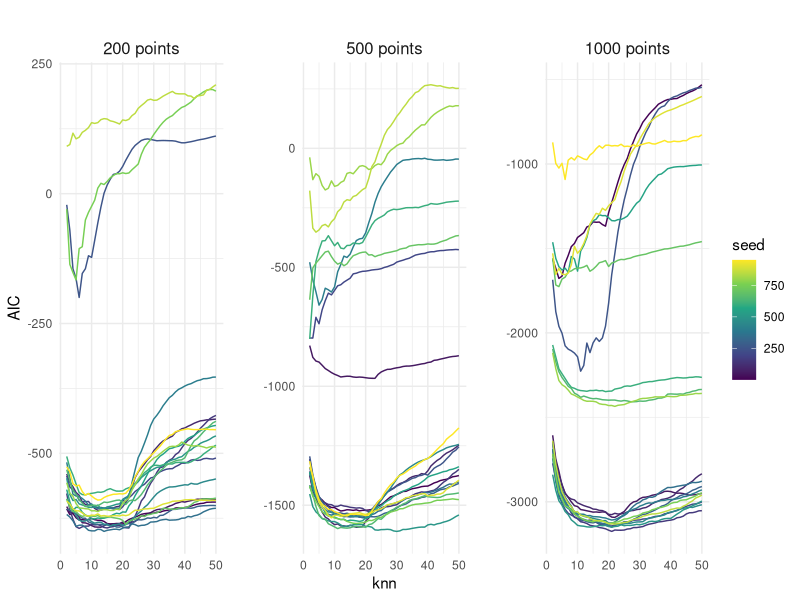
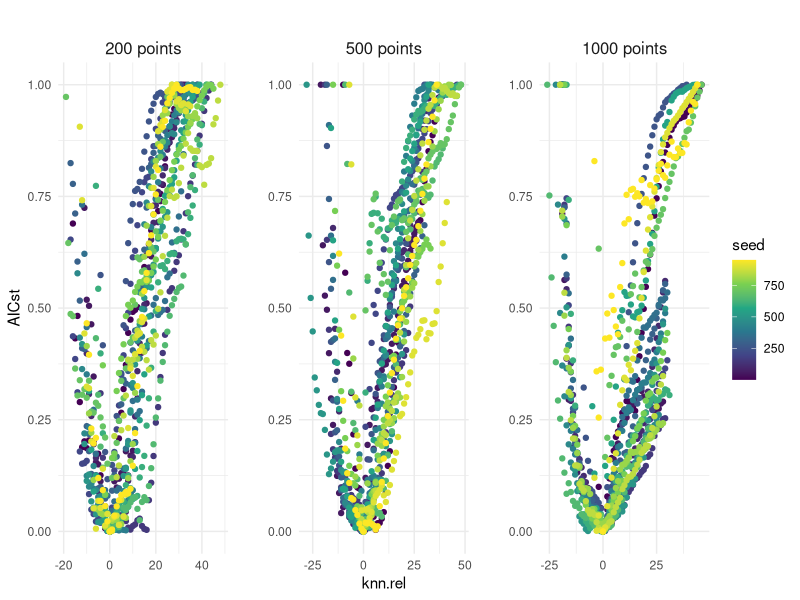
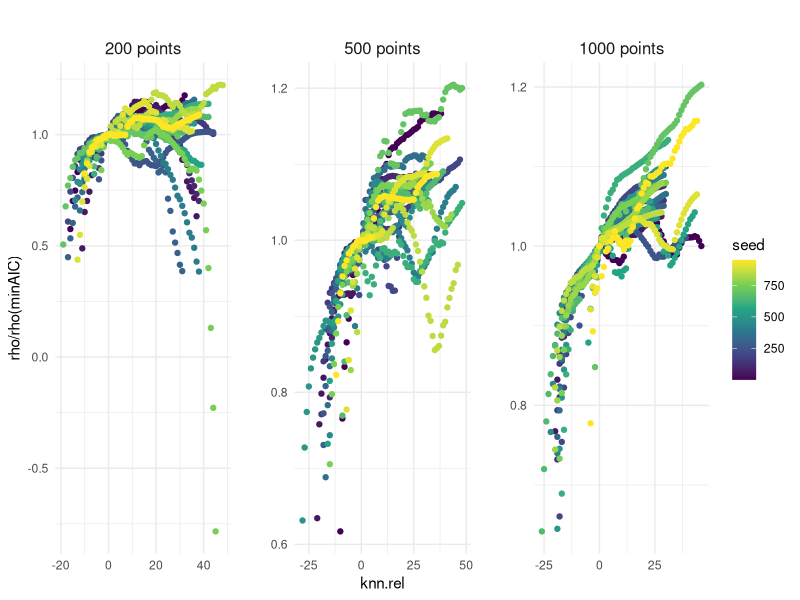
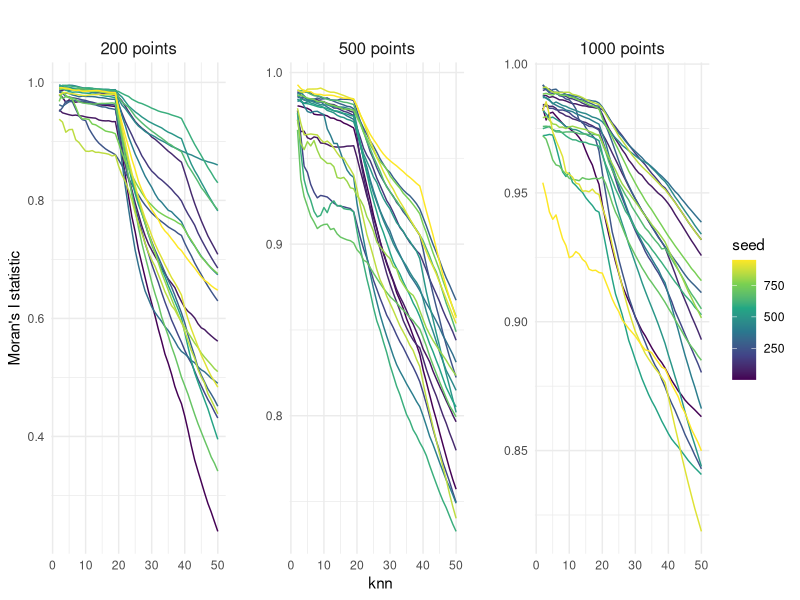

Write the R code that produced these figures, in order. (Note: this script raises an error after producing the figures.)
library(tidyverse)
library(viridis)

# read the file with simulation results you are interested in plotting
AICall <- read.csv(file="results_simulations/simulationCluster.csv", sep =" ")
#AICall <- read.csv(file="results_additional/TwoCluster25.csv", sep =" ")

# specify the title of plots (with respect to the simulation type you've chosen)
titleOfPlots <- ""
#titleOfPlots <- "Type F"

### FIG 2 ####################################################################

# simulation design - small sample, middle size sample, big sample, colored by roa
# code stored in the "StructureX_Plot with general sample structure in three sizes.R" files


### FIG 3 ####################################################################

# Nominal (raw) values of AIC due to incremental increase of knn in W
# y = AIC, x = knn, small medium big sample

head(AICall)
AICall <- AICall[-1,] #remove first row

sampleLabs <- c("200 points", "500 points", "1000 points")
names(sampleLabs) <- c(200, 500, 1000)

summary(AICall)

ggplot(data = AICall, aes(x = knn, y=AIC, group = seed)) + geom_line(aes(color = seed))+
  facet_wrap(~obsSample, scales = "free",  labeller = labeller(obsSample = sampleLabs))+
  scale_color_viridis_c()+
  labs(colour="seed", title = titleOfPlots)+
  theme_minimal()+
  theme(panel.spacing = unit(2, "lines"), 
        strip.text.x = element_text(size = 12))

#export 1250, 300


### FIG 4 ####################################################################

# Relative values of AIC against relative values of knn
# AIC standarized (to 0-1 scale) on y, on x - rank, where AIC reaches minimum =0, and then consecutive +1
# nor egression lines. U-shaped relation

AICall$run <- NA
AICall$run <- rep(1:60, each = 49)
summary(AICall)

data01 <- AICall %>% group_by(obsSample, seed) %>% summarise(AICmin = min(AIC), AICmax = max(AIC))
data01

#standarizing AIC to 0-1 interval 
# (AIC-AICmin)/(AICmax-AICmin)
data02 <- merge(AICall, data01) %>% mutate(AICrel = (AIC - AICmin)/(AICmax -AICmin)) %>% arrange(run)
data02

dataxx <- cbind(data02$knn, data02$AIC, data02$AICrel, data02$rho, data02$obsSample, data02$run, data02$seed)
colnames(dataxx) <- c('knn', 'AIC',  'AICrel', 'rho', 'n', 'run', 'seed')
dataxx <- as.data.frame(dataxx)
summary(dataxx)


dataRank <- dataxx %>% group_by(run) %>% mutate(rank = row_number() - which.min(AIC))

ggplot(data = dataRank, aes(x = rank, y=AICrel, group = seed)) + geom_point(aes(color = seed))+
  facet_wrap(~n, scales = "free",  labeller = labeller(n = sampleLabs))+
  scale_color_viridis_c()+
  labs(colour="seed", x = 'knn.rel', y = 'AICst', title = titleOfPlots)+
  theme_minimal()+
  theme(panel.spacing = unit(2, "lines"), 
        strip.text.x = element_text(size = 12))

#export 1250, 300
### export 950, 400


### FIG 5 ####################################################################

# Values of relative rho (rho/rho(minAIC)) against relative knn (knn=0 for minAIC)

data01 <- AICall %>% group_by(obsSample, seed) %>% summarise(AICmin = min(AIC), AICmax = max(AIC))
data01

#standarizing AIC to 0-1 interval 
# (AIC-AICmin)/(AICmax-AICmin)
data02 <- merge(AICall, data01) %>% mutate(AICrel = (AIC - AICmin)/(AICmax -AICmin)) %>% arrange(run)
data02


dataxx <- cbind(data02$knn, data02$AIC, data02$AICrel, data02$rho, data02$obsSample, data02$run, data02$seed)
colnames(dataxx) <- c('knn', 'AIC',  'AICrel', 'rho', 'n', 'run', 'seed')
dataxx <- as.data.frame(dataxx)
summary(dataxx)


dataRank <- dataxx %>% group_by(run) %>% mutate(rank = row_number() - which.min(AIC))


minRhoByRank <- dataRank %>% group_by(run) %>% mutate(rho.minAIC = ifelse(rank==0, rho, 0)) %>% 
  summarise(run = mean(run), rho.min.AIC = sum(rho.minAIC))

dataRank2 <- merge(dataRank, minRhoByRank)  %>% mutate(rho.rel = rho/rho.min.AIC) %>% arrange(run)

#Figure 5 rho rel vs rank free scale

ggplot(data = dataRank2, aes(x = rank, y=rho.rel, group = seed)) + geom_point(aes(color = seed))+
  facet_wrap(~n, scales = "free",  labeller = labeller(n = sampleLabs))+
  scale_color_viridis_c()+
  labs(colour="seed", y = 'rho/rho(minAIC)', x = 'knn.rel', title = titleOfPlots)+
  theme_minimal()+
  theme(panel.spacing = unit(2, "lines"), 
        strip.text.x = element_text(size = 12))

#export 950, 400

### FIG 6 ####################################################################

# Moran for dependent variable with regard to incremental increasing knn

sampleLabs <- c("200 points", "500 points", "1000 points")
names(sampleLabs) <- c(200, 500, 1000)

summary(AICall)

ggplot(data = AICall, aes(x = knn, y=moran, group = seed)) + geom_line(aes(color = seed))+
  facet_wrap(~obsSample, scales = "free",  labeller = labeller(obsSample = sampleLabs))+
  scale_color_viridis_c()+
  labs(colour="seed")+
  theme_minimal()+
  labs(y = "Moran's I statistic", title = titleOfPlots)+
  theme(panel.spacing = unit(2, "lines"), 
        strip.text.x = element_text(size = 12))

#export 950, 400



### FIG 7 ####################################################################

# Variogram-like statistic against knn 

#semiVariogram analysis for type A simulation
dane<-read.csv("results_simulations/semiVarianceClusters.csv", sep=" ")
dane
dane<-dane[-1,] #remove empty first row
dane$seed <- seq(1,1000,50)
dane$obs <- c(rep(200,20), rep(500,20), rep(1000,20))

dane<-as.data.frame(dane)
dane$knn <- c(2:50)
dane<-dane[,-1] #remove empty first column

head(dane)

dane <- dane %>%
  pivot_longer(
    cols = starts_with("V"),
    names_to = "knn",
    names_prefix = "V",
    values_to = "semiVar",
    values_drop_na = TRUE
  ) 

dane <- dane %>% 
  mutate(knn = as.numeric(knn)) %>% 
  mutate(seed = as.numeric(seed))

ggplot(data = dane, aes(x = knn, y=semiVar, group = seed)) + geom_line(aes(color = seed))+
  facet_wrap(~obs, scales = "free",  labeller = labeller(obs = sampleLabs))+
  scale_color_viridis_c()+
  labs(colour="seed")+
  theme_minimal()+
  labs(y = "Variogram-like statistic")+
  theme(panel.spacing = unit(2, "lines"), 
        strip.text.x = element_text(size = 12))

#export 950, 400


### FIG 8 ####################################################################

# Empirical data sample, size 200, 500, 1000 and 10k
# AIC vs knn

AICempi <- read.csv(file="results_simulations/resultsEmpiricalSimulation.csv", sep =";", dec = ",")
head(AICempi)

sampleLabs2 <- c("200 points", "500 points", "1000 points", "10000 points" )
names(sampleLabs2) <- c(200, 500, 1000, 10000)

library(viridis)

ggplot(data = AICempi, aes(x = knn, y=AIC, group = minInterval)) + geom_line(aes(color = minInterval))+
  facet_wrap(~obsSample, scales = "free",  labeller = labeller(obsSample = sampleLabs2))+
  scale_color_viridis_c()+
  labs(colour="subset ID")+
  theme_minimal()+
  theme(panel.spacing = unit(2, "lines"), 
        strip.text.x = element_text(size = 12))
